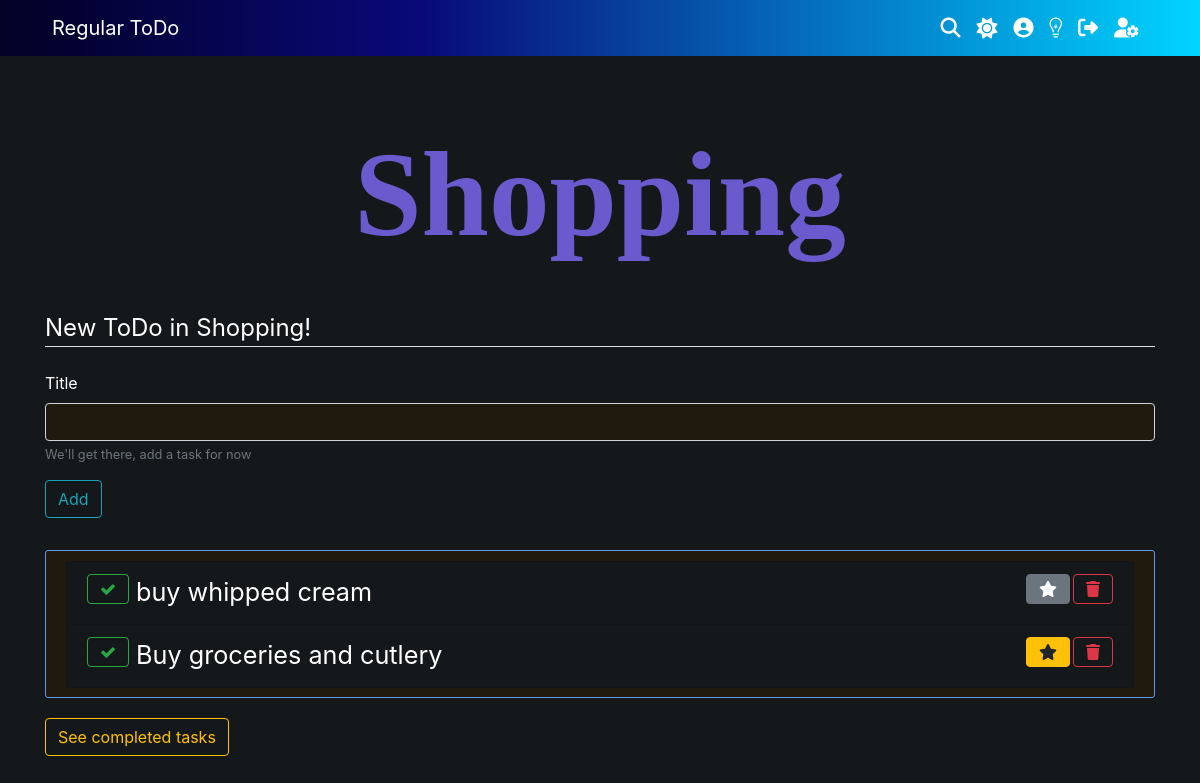
/tasklists/Shopping/1/ (signed in), run on an earlier commit of the app's database.
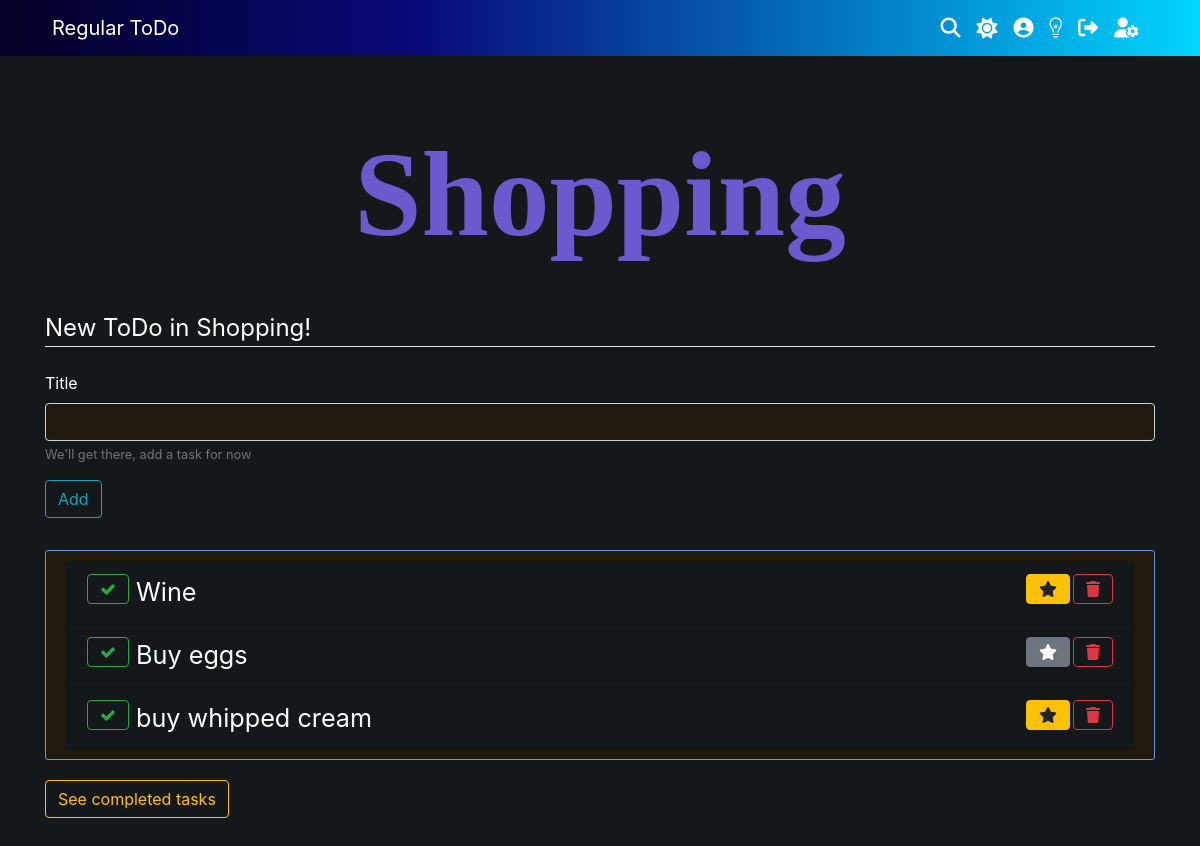
And on a later commit of the database.
### ToDo/models.py (models this page shows, shortened)
class ToDo(models.Model):
    title = models.CharField(max_length=100)
    parent_list = models.ForeignKey(
        TaskList, on_delete=models.CASCADE, null=True)
    date_created = models.DateTimeField(default=timezone.now)
    creator = models.ForeignKey(User, on_delete=models.CASCADE)
    is_checked = models.BooleanField(default=False)
    due_date = models.DateTimeField(null=True, blank=True)
    due_date_color = models.CharField(max_length=100, null=True, blank=True)
    num_of_subtasks = models.IntegerField(default=0)
    date_completed = models.DateTimeField(null=True, blank=True)
    has_notes = models.BooleanField(default=False)
    important = models.BooleanField(default=False)

### ToDo/views.py (the view)
# urls.py: path('tasklists/<title>/<int:pk>/', views.tasklist_single_view, name="tasklist-single-view"),
@login_required
def tasklist_single_view(request, title, pk=None, **kwargs):
    if title == "tasks":
        todos = ToDo.objects.filter(
            creator=request.user, parent_list=None)
        tasklist = "Tasks"
    else:
        try:
            tasklist = TaskList.objects.get(
                title=title, pk=pk, owner=request.user)
        except:
            return render(request, "ToDo/restrict_access.html")
        todos = ToDo.objects.filter(
            parent_list=tasklist, creator=request.user)
    completed_todos = todos.filter(is_checked=True).order_by("-date_completed")
    todos = todos.filter(is_checked=False).order_by("-date_created")
    context = {
        "tasklist": tasklist,
        "todos": todos,
        "completed_todos": completed_todos,
        "add_form": NewTaskForm(),
        "title": title
    }
    return render(request, "ToDo/tasklist_single_view.html", context=context)

### ToDo/forms.py
class NewTaskForm(forms.Form):
    title = forms.CharField(
        help_text="We'll get there, add a task for now", max_length=70)
    title.widget = forms.TextInput(attrs={'id': 'input-todo'})

### ToDo/templates/ToDo/tasklist_single_view.html (shortened to what this page needs)
{% extends "ToDo/base.html" %}
{% block content %}
{% load crispy_forms_tags %}
{% if tasklist != "Tasks" %}
    <a href="{% url 'tasklist-edit' tasklist.pk %}"
        style="font-size:12ch; text-decoration: none; font-weight: 900; font-family: cursive; color:slateblue">
        <center>
            {{ tasklist.title }}
        </center>
    </a>
{% else %}
    <a style="font-size:12ch; text-decoration: none; font-weight: 900; font-family: cursive; color:slateblue">
        <center>Tasks</center>
    </a>
{% endif %}
<br>
<form action="/createTask/" id="todo-add-form" method="POST" name="add_form">
    <fieldset class="form-group dark-mode-assist">
        <legend class="border-bottom mb-4">New ToDo in {{ tasklist.title }}!</legend>
        {{ add_form|crispy }}
        <div class="form-group">
            <button class="btn btn-outline-info" type="submit" name="add-task">Add</button>
        </div>
    </fieldset>
</form>
{% if todos %}
    <ul id="todo-list" class="list-group content-section">
        {% for todo in todos %}
            <li id="todo-item-{{ todo.pk }}" class="list-group-item dark-mode-assist-section big-list-item">
                <button style="float:left" onclick="toggleTodo({{ todo.pk }}, 'check', 'single-view')"
                    class="btn btn-outline-success">
                    <i class="fa fa-check"></i>
                </button>
                <a style="margin-left: 7px; color:inherit; text-decoration: none; font-size: 2.5ch;"
                    href="{% url 'todo-detailed' todo.title todo.pk %}"> {{ todo.title }}
                </a>
                <button data-toggle="modal" data-target="#exampleModalCenter{{ todo.pk }}" style="float: right;"
                    class="btn btn-outline-danger">
                    <i class="fas fa-trash"></i>
                </button>
                {% if todo.important %}
                    <button id="todo-important-{{ todo.pk }}" onclick="toggleImportant({{ todo.pk }}, 'unmark')"
                        style="float: right; margin-right:3px" class="btn btn-warning"><i class="fas fa-star"></i>
                    </button>
                {% else %}
                    <button id="todo-important-{{ todo.pk }}" onclick="toggleImportant({{ todo.pk }}, 'mark')"
                        style="float: right; margin-right:3px" class="btn btn-secondary">
                        <i class="fas fa-star"></i>
                    </button>
                {% endif %}
            </li>
        {% endfor %}
    </ul>
{% else %}
    <ul id="todo-list" class="list-group content-section" style="display: none;">
    </ul>
{% endif %}
{% if completed_todos %}
    <div id="completed-tasks">
        <a class="btn btn-outline-warning" data-toggle="collapse" href="#multiCollapseExample2" role="button"
                aria-expanded="false" aria-controls="multiCollapseExample2">See completed tasks</a>
        <div class="row">
                <div class="col">
            </div>
        </div>
    </div>
{% endif %}
<br><br><br><br>
{% endblock content %}

What changed in the data, as far as the page shows it:
no longer on this page (row edited): ToDo: title "Buy groceries and cutlery"
added ToDo: title "Wine"
added ToDo: title "Buy eggs"
changed ToDo "buy whipped cream": important False → True (drawn)
